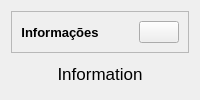
            <widget class="QWidget" name="pageInformation">
             <layout class="QVBoxLayout" name="verticalLayout_8">
              <item alignment="Qt::AlignTop">
               <widget class="QFrame" name="widgetInfo">
                <property name="frameShape">
                 <enum>QFrame::StyledPanel</enum>
                </property>
                <property name="frameShadow">
                 <enum>QFrame::Raised</enum>
                </property>
                <layout class="QHBoxLayout" name="horizontalLayout_3">
                 <item>
                  <widget class="QLabel" name="labelWedgetInfo">
                   <property name="font">
                    <font>
                     <pointsize>10</pointsize>
                     <weight>75</weight>
                     <bold>true</bold>
                    </font>
                   </property>
                   <property name="text">
                    <string>Informações</string>
                   </property>
                   <property name="alignment">
                    <set>Qt::AlignCenter</set>
                   </property>
                  </widget>
                 </item>
                 <item alignment="Qt::AlignRight">
                  <widget class="QPushButton" name="closeCenterBtnInfo">
                   <property name="toolTip">
                    <string>Close Menu</string>
                   </property>
                   <property name="text">
                    <string/>
                   </property>
                   <property name="icon">
                    <iconset resource="Resources.qrc">
                     <normaloff>:/icons/icons/x-circle.svg</normaloff>:/icons/icons/x-circle.svg</iconset>
                   </property>
                   <property name="iconSize">
                    <size>
                     <width>20</width>
                     <height>20</height>
                    </size>
                   </property>
                  </widget>
                 </item>
                </layout>
               </widget>
              </item>
              <item>
               <widget class="QLabel" name="labelInformation">
                <property name="sizePolicy">
                 <sizepolicy hsizetype="Expanding" vsizetype="Expanding">
                  <horstretch>0</horstretch>
                  <verstretch>0</verstretch>
                 </sizepolicy>
                </property>
                <property name="font">
                 <font>
                  <pointsize>13</pointsize>
                 </font>
                </property>
                <property name="text">
                 <string>Information</string>
                </property>
                <property name="alignment">
                 <set>Qt::AlignCenter</set>
                </property>
               </widget>
              </item>
             </layout>
            </widget>
